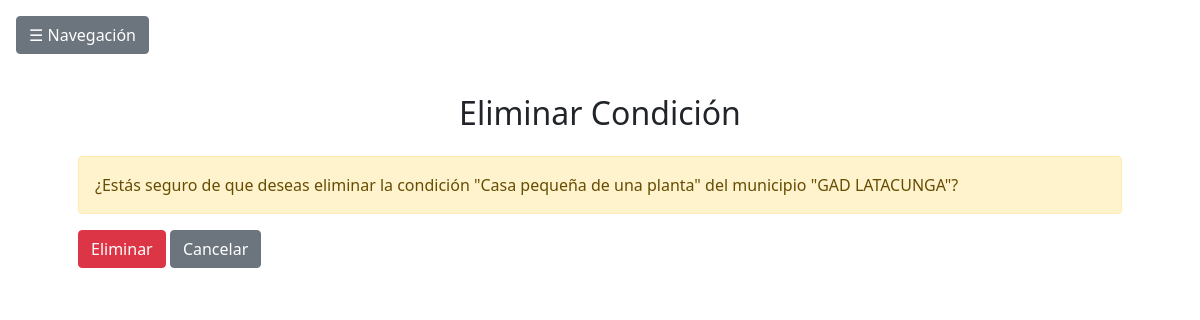
Screenshot of /condiciones/eliminar/1/ with the database file from the repository.
### Aplicaciones/Permisos/models.py (models this page shows, shortened)
class Condicion(models.Model):
    TIPO_CONSTRUCCION_CHOICES = [
        ("casa_pequena_1p", "Casa pequeña de una planta"),
        ("casa_mediana_1p", "Casa mediana de una planta"),
        ("casa_grande_1p", "Casa grande de una planta"),
        ("casa_pequena_2p", "Casa pequeña de 2 plantas"),
        ("casa_mediana_2p", "Casa mediana de 2 plantas"),
        ("casa_grande_2p", "Casa grande de 2 plantas"),
        ("casa_3p", "Casa de 3 plantas"),
        ("casa_mas_3p", "Casa de +3 plantas"),
        ("local_pequeno_1p", "Local pequeño de 1 planta"),
        ("local_mediano_1p", "Local mediano de 1 planta"),
        ("local_grande_1p", "Local grande de 1 planta"),
        ("local_mediano_2p", "Local mediano de 2 plantas"),
        ("local_grande_2p", "Local grande de 2 plantas"),
        ("local_3p", "Local de 3 plantas"),
        ("local_mas_3p", "Local de +3 plantas"),
        ("zona_recreativa", "Zona recreativa"),
        ("centro_comercial", "Centro comercial"),
        ("gasolinera", "Gasolinera"),
        ("condominio", "Condominio"),
        ("edificio_estado", "Edificio del estado"),
        ("espacios_salud", "Espacios de salud"),
    ]
    municipio = models.ForeignKey(Municipio, on_delete=models.CASCADE, related_name="condiciones")
    tipo_construccion = models.CharField(max_length=50, choices=TIPO_CONSTRUCCION_CHOICES)
    area_verde = models.BooleanField(default=False)
    servicios_basicos = models.BooleanField(default=False)
    facil_acceso = models.BooleanField(default=False)

class Municipio(models.Model):
    nombre = models.CharField(max_length=100, unique=True)
    zonas = models.IntegerField()  # Número entero entre 3 y 100

### Aplicaciones/Permisos/views.py (the view)
# urls.py: path('condiciones/eliminar/<int:pk>/', views.eliminar_condicion, name='eliminar_condicion'),
def eliminar_condicion(request, pk):
    condicion = get_object_or_404(Condicion, pk=pk)
    if request.method == "POST":
        condicion.delete()
        messages.success(request, "Condición eliminada con éxito.")
        return redirect('listar_condiciones')
    return render(request, 'condiciones/eliminar.html', {'condicion': condicion})

### Aplicaciones/Permisos/templates/condiciones/eliminar.html (shortened to what this page needs)
{% extends "base.html" %}
{% block content %}
<!DOCTYPE html>
<html lang="es">
<head>
    <link href="https://cdn.jsdelivr.net/npm/bootstrap@5.1.3/dist/css/bootstrap.min.css" rel="stylesheet">
</head>
<body>
    <div class="container mt-4">
        <h2 class="text-center mb-4">Eliminar Condición</h2>
        <div class="alert alert-warning" role="alert">
            ¿Estás seguro de que deseas eliminar la condición "{{ condicion.get_tipo_construccion_display }}" del municipio "{{ condicion.municipio.nombre }}"?
        </div>
        <form method="POST">
            <button type="submit" class="btn btn-danger">Eliminar</button>
            <a href="{% url 'listar_condiciones' %}" class="btn btn-secondary">Cancelar</a>
        </form>
    </div>
</body>
</html>
{% endblock %}

### Aplicaciones/Permisos/templates/base.html (style rules this page uses)
body { overflow-x: hidden; }

### rows the page displays
Condicion: tipo_construccion "Casa pequeña de una planta", municipio.nombre "GAD LATACUNGA"
